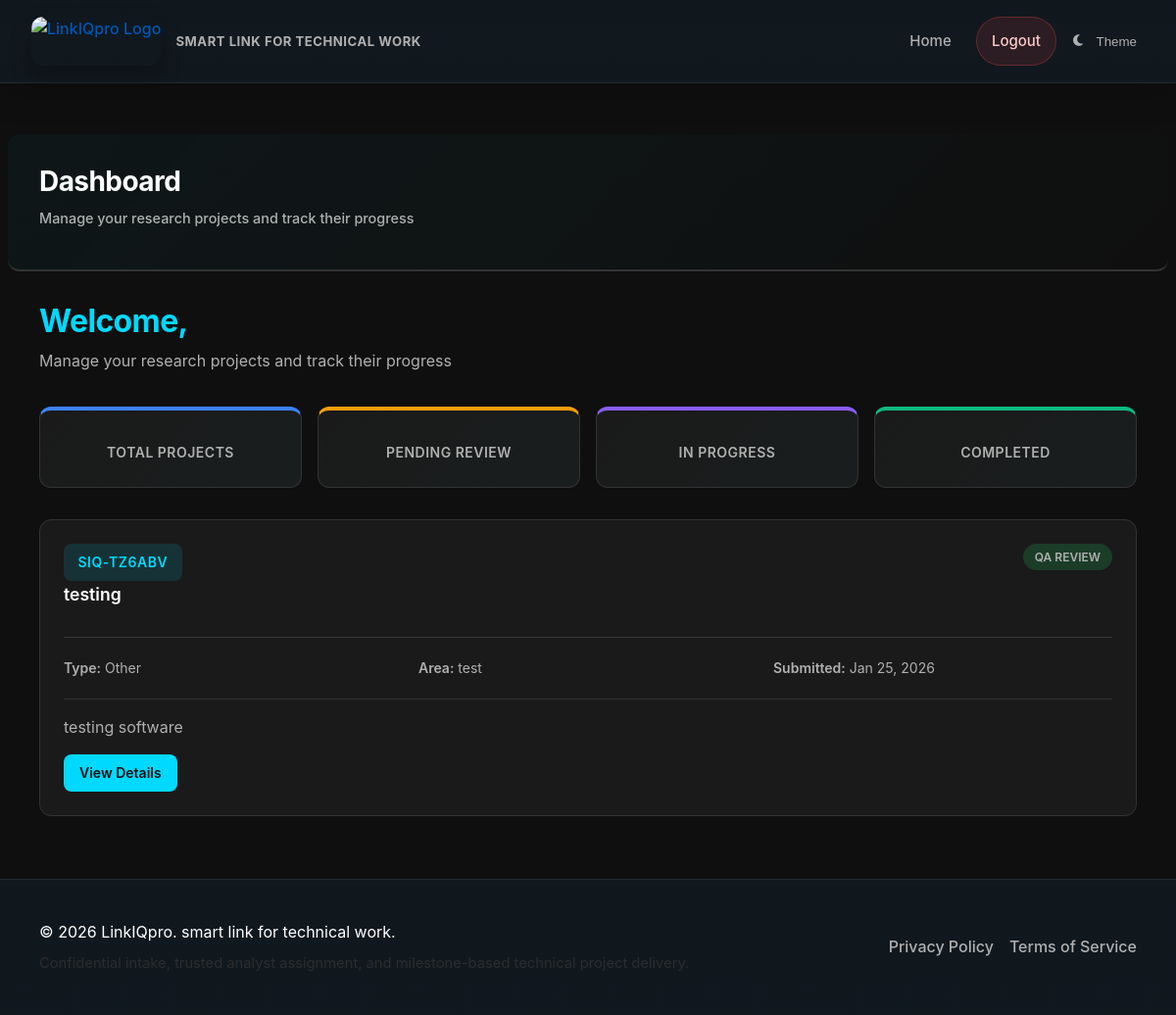
The page /dashboard/client/ (signed in) on the database its author committed.
### apps/projects/models.py (models this page shows, shortened)
class Project(models.Model):
    STATUS_CHOICES = [
        ('submitted', 'Submitted'),
        ('accepted', 'Accepted'),
        ('in_progress', 'In Progress'),
        ('qa', 'QA Review'),
        ('completed', 'Completed'),
        ('rejected', 'Rejected'),
        ('disputed', 'Disputed'),
    ]
    STAGE_CHOICES = [
        ('proposal', 'Proposal'),
        ('data_analysis', 'Data Analysis'),
        ('literature_review', 'Literature Review'),
        ('methodology', 'Methodology'),
        ('full_project', 'Full Project'),
    ]
    SUPPORT_TYPES = [
        ('sample_size', 'Sample Size Calculation'),
        ('analysis_plan', 'Analysis Plan'),
        ('statistical_analysis', 'Statistical Analysis'),
        ('data_cleaning', 'Data Cleaning'),
        ('methodology_review', 'Methodology Review'),
        ('report_writing', 'Report Writing'),
        ('reproducible_notebook', 'Reproducible Notebook'),
        ('other', 'Other'),
    ]
    DEADLINE_RANGE_CHOICES = [
        ('1_5_days', '1 - 5 Days'),
        ('5_10_days', '5 - 10 Days'),
        ('10_20_days', '10 - 20 Days'),
        ('20_30_days', '20 - 30 Days'),
        ('1_2_months', '1 - 2 Months'),
        ('2_3_months', '2 - 3 Months'),
        ('3_plus_months', '3+ Months'),
        ('flexible', 'Flexible / No Rush'),
    ]
    BUDGET_RANGE_CHOICES = [
        ('under_100', 'Under $100'),
        ('100_250', '$100 - $250'),
        ('250_500', '$250 - $500'),
        ('500_1000', '$500 - $1,000'),
        ('1000_2500', '$1,000 - $2,500'),
        ('2500_5000', '$2,500 - $5,000'),
        ('5000_10000', '$5,000 - $10,000'),
        ('10000_plus', '$10,000+'),
        ('discuss', 'Let\'s Discuss'),
    ]
    id = models.UUIDField(primary_key=True, default=uuid.uuid4, editable=False)
    project_id = models.CharField(max_length=20, unique=True, default=generate_project_id)
    client = models.ForeignKey(
        'users.PseudonymousUser',
        on_delete=models.PROTECT,
        related_name='projects'
    )
    tenant_admin = models.ForeignKey(
        'users.PseudonymousUser',
        on_delete=models.SET_NULL,
        null=True,
        blank=True,
        related_name='tenant_projects'
    )
    assigned_analyst = models.ForeignKey(
        'users.PseudonymousUser',
        on_delete=models.SET_NULL,
        null=True, blank=True,
        related_name='assigned_projects'
    )
    title = models.CharField(max_length=500)
    description = models.TextField()
    stage = models.CharField(max_length=20, choices=STAGE_CHOICES)
    support_type = models.CharField(max_length=50, choices=SUPPORT_TYPES)
    research_area = models.CharField(max_length=255)
    sample_size = models.IntegerField(null=True, blank=True)
    preferred_methods = models.TextField(null=True, blank=True)
    deadline = models.DateField(null=True, blank=True)
    deadline_range = models.CharField(
        max_length=20,
        choices=DEADLINE_RANGE_CHOICES,
        null=True,
        blank=True,
        help_text='Expected timeline for project completion'
    )
    budget_range = models.CharField(
        max_length=20,
        choices=BUDGET_RANGE_CHOICES,
        null=True,
        blank=True,
        help_text='Expected budget range for the project'
    )
    attachment = models.FileField(
        upload_to='project_attachments/%Y/%m/%d/',
        null=True,
        blank=True,
        help_text='Optional document with additional project details'
    )
    attachment_filename = models.CharField(max_length=500, null=True, blank=True)
    status = models.CharField(max_length=20, choices=STATUS_CHOICES, default='submitted')
    confirms_lawful_use = models.BooleanField(default=False)
    confirms_data_rights = models.BooleanField(default=False)
    irb_approval_provided = models.BooleanField(default=False)
    total_price = models.DecimalField(max_digits=10, decimal_places=2, default=0)
    sub_admin_fee = models.DecimalField(max_digits=10, decimal_places=2, default=0)
    paid_amount = models.DecimalField(max_digits=10, decimal_places=2, default=0)
    released_amount = models.DecimalField(max_digits=10, decimal_places=2, default=0)
    is_active = models.BooleanField(default=True)
    created_at = models.DateTimeField(auto_now_add=True)
    updated_at = models.DateTimeField(auto_now=True)
    completed_at = models.DateTimeField(null=True, blank=True)
    class Meta:
        ordering = ['-created_at']
        db_table = 'core_project'
        indexes = [
            models.Index(fields=['project_id']),
            models.Index(fields=['client', 'status']),
            models.Index(fields=['status']),
        ]

### apps/users/views.py (the view)
# urls.py: path('dashboard/client/', views.client_dashboard, name='client_dashboard'),
@client_required
def client_dashboard(request):
    from apps.projects.repositories import ProjectRepository
    projects = ProjectRepository.get_client_projects(request.user)
    return render(request, 'core/client_dashboard.html', {
        'projects': projects,
        'user': request.user
    })

### apps/projects/repositories.py (called while the page is built)
    @staticmethod
    def get_client_projects(client) -> List[Project]:
        return list(Project.objects.filter(client=client).order_by('-created_at'))

### apps/users/models.py (called while the page is built)
    @property
    def is_authenticated(self):
        return True

    @property
    def role(self):
        if self.is_admin and not self.is_sub_admin:
            return 'main_admin'
        if self.is_sub_admin:
            return 'sub_admin'
        if self.is_admin:
            return 'admin'
        if self.is_analyst:
            return 'analyst'
        return 'client'

### core/context_processors.py (called while the page is built)
def chat_users(request):
    if request.user.is_authenticated:
        admins = PseudonymousUser.objects.filter(is_admin=True, is_active=True)
        return {
            'chat_admins': admins,
        }
    return {}

### templates/core/client_dashboard.html (shortened to what this page needs)
{% extends "base.html" %}
{% block content %}
<div class="page-header">
    <div class="page-header-content">
        <h1>Dashboard</h1>
        <p>Manage your research projects and track their progress</p>
    </div>
</div>
<div class="dashboard-header">
    <h1>Welcome, {{ request.user_obj.alias }}</h1>
    <p>Manage your research projects and track their progress</p>
</div>
<div class="stats-grid">
    <div class="stat-card total-projects" data-filter="all">
        <div class="label">Total Projects</div>
    </div>
    <div class="stat-card pending-review" data-filter="pending">
        <div class="label">Pending Review</div>
    </div>
    <div class="stat-card in-progress" data-filter="in_progress">
        <div class="label">In Progress</div>
    </div>
    <div class="stat-card completed" data-filter="completed">
        <div class="label">Completed</div>
    </div>
</div>
<div class="projects-section">
    {% if projects %}
        <div class="project-list">
            {% for project in projects %}
                <div class="project-item" data-status="{{ project.status }}">
                    <div class="project-header">
                        <div>
                            <div class="project-id">{{ project.project_id }}</div>
                            <div class="project-title">{{ project.title }}</div>
                        </div>
                        <span class="status-badge status-{{ project.status }}">{{ project.get_status_display }}</span>
                    </div>
                    <div class="project-meta">
                        <div class="meta-item">
                            <span class="meta-label">Type:</span> {{ project.get_support_type_display }}
                        </div>
                        <div class="meta-item">
                            <span class="meta-label">Area:</span> {{ project.research_area }}
                        </div>
                        <div class="meta-item">
                            <span class="meta-label">Submitted:</span> {{ project.created_at|date:"M d, Y" }}
                        </div>
                    </div>
                    <div class="project-description">
                        {{ project.description|truncatewords:30 }}
                    </div>
                    <div class="project-actions">
                        <a href="{% url 'core:project_detail' project.project_id %}" class="btn btn-primary">View Details</a>
                    </div>
                </div>
            {% endfor %}
        </div>
    {% else %}
        <div class="empty-state">
            <h3>No projects yet</h3>
            <p>Submit your first project to get started</p>
            <a href="{% url 'core:submit_project' %}" class="btn btn-primary" style="margin-top: 1rem;">Submit a Project</a>
        </div>
    {% endif %}
</div>
{% endblock %}

### static/main.css (style rules this page uses)
:root { --text-primary: #1a1a1a; --text-secondary: #2c2c2c; --text-muted: #4a4a4a; --bg-primary: #ffffff; --bg-secondary: #f8f9fa; --bg-tertiary: #f1f3f5; --accent-primary: #007bff; --accent-secondary: #00d9ff; --accent-gradient: linear-gradient(135deg, #007bff, #00d9ff); --success: #10b981; --warning: #f59e0b; --error: #ef4444; --info: #3b82f6; --border-color: rgba(0, 0, 0, 0.1); --border-light: rgba(0, 0, 0, 0.05); --shadow-sm: 0 1px 2px rgba(0, 0, 0, 0.05); --shadow-md: 0 4px 6px rgba(0, 0, 0, 0.07); --shadow-lg: 0 10px 15px rgba(0, 0, 0, 0.1); }
body { background-color: var(--bg-primary); color: var(--text-primary); }
p, li, .text-content, .description, span:not(.badge):not(.icon) { color: var(--text-secondary); }
h1, h2, h3, h4, h5, h6 { color: var(--text-primary); }
a { color: var(--accent-primary); }
.btn-primary { background-color: var(--accent-primary); color: white; }
body { background-color: #ffffff; color: #1a1a1a; font-family: system-ui, -apple-system, "Segoe UI", Roboto, "Helvetica Neue", Arial, sans-serif; line-height: 1.6; -webkit-font-smoothing: antialiased; -moz-osx-font-smoothing: grayscale; }
h1, h2, h3, h4, h5, h6 { color: #000000; font-weight: 700; letter-spacing: -0.02em; line-height: 1.2; }
p, li, .text-content, .description { color: #2c2c2c; font-weight: 400; line-height: 1.7; }
a { color: #0056b3; text-decoration: underline; font-weight: 500; transition: color 0.2s ease; }
button, .btn, input, textarea, select { color: #1a1a1a; font-weight: 500; }
::placeholder { color: #6c6c6c !important; opacity: 1; }
html { scroll-behavior: smooth; }

### static/sub-admin-analyst.css (style rules this page uses)
.page-header { margin: 2.5rem 0 3rem; padding-bottom: 2rem; border-bottom: 2px solid var(--border-color); background: linear-gradient(135deg, rgba(0, 217, 255, 0.04) 0%, transparent 100%); padding: 2rem 2rem 2.5rem; margin: 2rem -2rem 3rem -2rem; border-radius: 12px; }
.page-header h1 { font-size: 2.5rem; margin-bottom: 0.75rem; color: var(--text-primary); font-weight: 700; letter-spacing: -0.02em; }
.page-header p { font-size: 1.05rem; color: var(--text-secondary); margin-bottom: 1.5rem; font-weight: 500; }
.stat-card { background: linear-gradient(135deg, var(--bg-secondary) 0%, rgba(0, 217, 255, 0.02) 100%); border: 1px solid var(--border-color); border-radius: 12px; padding: 1.75rem; transition: all 0.3s cubic-bezier(0.4, 0, 0.2, 1); box-shadow: var(--shadow-sm); position: relative; overflow: hidden; }
.stat-card::before { content: ''; position: absolute; top: 0; left: 0; right: 0; height: 3px; background: linear-gradient(90deg, var(--accent-primary), var(--accent-secondary)); opacity: 0; transition: opacity 0.3s ease; }
.project-id { font-size: 0.8rem; color: var(--accent-secondary); font-weight: 700; background: rgba(0, 217, 255, 0.12); padding: 0.5rem 0.9rem; border-radius: 8px; white-space: nowrap; text-transform: uppercase; letter-spacing: 0.04em; }
.project-title { font-size: 1.25rem; font-weight: 800; color: var(--text-primary); margin-bottom: 0.5rem; }
.project-meta { display: grid; grid-template-columns: repeat(auto-fit, minmax(150px, 1fr)); gap: 1.25rem; margin: 1.25rem 0; padding: 1.25rem 0; border-top: 1px solid var(--border-color); border-bottom: 1px solid var(--border-color); }

### static/navigation.css (style rules this page uses)
.page-header { display: flex; justify-content: space-between; align-items: center; margin-bottom: 2rem; flex-wrap: wrap; gap: 1rem; }
.page-header-content { flex: 1; min-width: 0; }
.page-header h1 { margin: 0 0 0.5rem; color: var(--text-primary); font-size: 1.75rem; }
.page-header p { margin: 0; color: var(--text-secondary); font-size: 0.9rem; }

### templates/base.html (style rules this page uses)
* { margin: 0; padding: 0; box-sizing: border-box; }
:root { --bg-primary: #0f0f0f; --bg-secondary: #1a1a1a; --bg-tertiary: #2a2a2a; --text-primary: #ffffff; --text-secondary: #b0b0b0; --accent-primary: #00d9ff; --accent-secondary: #0099cc; --border-color: #333333; --mobile-nav-width: 260px; --success: #10b981; --error: #ef4444; --warning: #f59e0b; }
body { font-family: -apple-system, BlinkMacSystemFont, 'Segoe UI', Roboto, Oxygen, Ubuntu, Cantarell, sans-serif; background-color: var(--bg-primary); color: var(--text-primary); line-height: 1.6; }
.btn { padding: 0.75rem 1.5rem; border: none; border-radius: 0.5rem; cursor: pointer; font-size: 1rem; transition: all 0.3s; text-decoration: none; display: inline-block; }
.btn-primary { background-color: var(--accent-primary); color: var(--bg-primary); font-weight: 600; }

### rows shown on the page
Project: project_id "SIQ-TZ6ABV", title "testing", status "QA REVIEW", support_type "Other", research_area "test", created_at "Jan 25, 2026", description "testing software"
